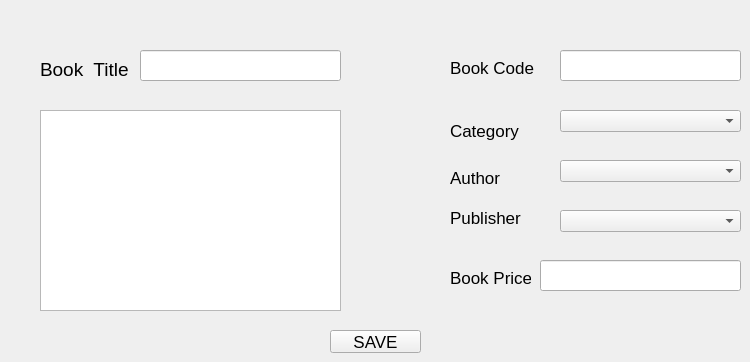
      <widget class="QWidget" name="tab_5">
       <attribute name="title">
        <string>Add New Book</string>
       </attribute>
       <widget class="QLineEdit" name="lineEdit_2">
        <property name="geometry">
         <rect>
          <x>140</x>
          <y>50</y>
          <width>201</width>
          <height>31</height>
         </rect>
        </property>
       </widget>
       <widget class="QLineEdit" name="lineEdit_3">
        <property name="geometry">
         <rect>
          <x>560</x>
          <y>50</y>
          <width>181</width>
          <height>31</height>
         </rect>
        </property>
       </widget>
       <widget class="QComboBox" name="comboBox_3">
        <property name="geometry">
         <rect>
          <x>560</x>
          <y>110</y>
          <width>181</width>
          <height>22</height>
         </rect>
        </property>
       </widget>
       <widget class="QComboBox" name="comboBox_4">
        <property name="geometry">
         <rect>
          <x>560</x>
          <y>160</y>
          <width>181</width>
          <height>22</height>
         </rect>
        </property>
       </widget>
       <widget class="QComboBox" name="comboBox_5">
        <property name="geometry">
         <rect>
          <x>560</x>
          <y>210</y>
          <width>181</width>
          <height>22</height>
         </rect>
        </property>
       </widget>
       <widget class="QLineEdit" name="lineEdit_4">
        <property name="geometry">
         <rect>
          <x>540</x>
          <y>260</y>
          <width>201</width>
          <height>31</height>
         </rect>
        </property>
       </widget>
       <widget class="QPushButton" name="pushButton_7">
        <property name="geometry">
         <rect>
          <x>330</x>
          <y>330</y>
          <width>91</width>
          <height>23</height>
         </rect>
        </property>
        <property name="font">
         <font>
          <pointsize>13</pointsize>
         </font>
        </property>
        <property name="text">
         <string>SAVE</string>
        </property>
       </widget>
       <widget class="QLabel" name="label">
        <property name="geometry">
         <rect>
          <x>40</x>
          <y>60</y>
          <width>100</width>
          <height>19</height>
         </rect>
        </property>
        <property name="font">
         <font>
          <pointsize>14</pointsize>
         </font>
        </property>
        <property name="text">
         <string>Book  Title</string>
        </property>
       </widget>
       <widget class="QLabel" name="label_4">
        <property name="geometry">
         <rect>
          <x>450</x>
          <y>60</y>
          <width>91</width>
          <height>16</height>
         </rect>
        </property>
        <property name="font">
         <font>
          <pointsize>13</pointsize>
         </font>
        </property>
        <property name="text">
         <string>Book Code</string>
        </property>
       </widget>
       <widget class="QLabel" name="label_5">
        <property name="geometry">
         <rect>
          <x>450</x>
          <y>270</y>
          <width>81</width>
          <height>16</height>
         </rect>
        </property>
        <property name="font">
         <font>
          <pointsize>13</pointsize>
         </font>
        </property>
        <property name="text">
         <string>Book Price</string>
        </property>
       </widget>
       <widget class="QLabel" name="label_6">
        <property name="geometry">
         <rect>
          <x>450</x>
          <y>120</y>
          <width>91</width>
          <height>21</height>
         </rect>
        </property>
        <property name="font">
         <font>
          <pointsize>13</pointsize>
         </font>
        </property>
        <property name="text">
         <string>Category</string>
        </property>
       </widget>
       <widget class="QLabel" name="label_7">
        <property name="geometry">
         <rect>
          <x>450</x>
          <y>170</y>
          <width>91</width>
          <height>16</height>
         </rect>
        </property>
        <property name="font">
         <font>
          <pointsize>13</pointsize>
         </font>
        </property>
        <property name="text">
         <string>Author</string>
        </property>
       </widget>
       <widget class="QLabel" name="label_8">
        <property name="geometry">
         <rect>
          <x>450</x>
          <y>210</y>
          <width>91</width>
          <height>16</height>
         </rect>
        </property>
        <property name="font">
         <font>
          <pointsize>13</pointsize>
         </font>
        </property>
        <property name="text">
         <string>Publisher</string>
        </property>
       </widget>
       <widget class="QTextEdit" name="textEdit">
        <property name="geometry">
         <rect>
          <x>40</x>
          <y>110</y>
          <width>301</width>
          <height>201</height>
         </rect>
        </property>
       </widget>
      </widget>
